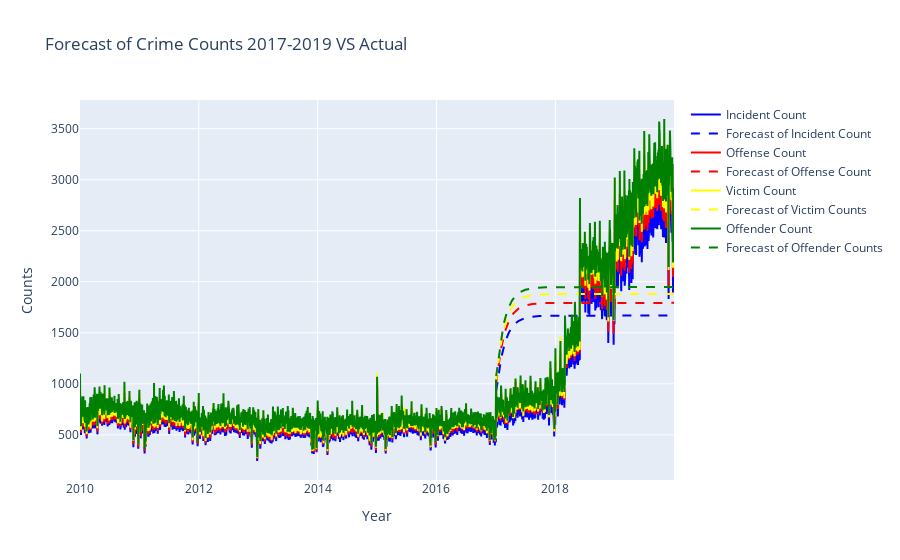

Write notebook code for a chart like this one.
### Code cell
# Graph object display of forecast vs actual
fig = go.Figure()

# Count of Incidents - orig and forecast
fig.add_trace(go.Scatter(x=daily_totals.index, y=daily_totals['Incident ID'], mode='lines', name="Incident Count", line={'color': 'blue'}))
fig.add_trace(go.Scatter(x=test.index, y=df_forecast['Incident ID'], mode='lines', name="Forecast of Incident Count", line={'dash': 'dash', 'color': 'blue'}))

# Count of Offenses - orig and forecast
fig.add_trace(go.Scatter(x=daily_totals.index, y=daily_totals['Offense ID'], mode='lines', name="Offense Count", line={'color': 'red'}))
fig.add_trace(go.Scatter(x=test.index, y=df_forecast['Offense ID'], mode='lines', name="Forecast of Offense Count", line={'dash': 'dash', 'color': 'red'}))

# Count of Victims - orig and forecast
fig.add_trace(go.Scatter(x=daily_totals.index, y=daily_totals['Victim ID'], mode='lines', name="Victim Count", line={'color': 'yellow'}))
fig.add_trace(go.Scatter(x=test.index, y=df_forecast['Victim ID'], mode='lines', name="Forecast of Victim Counts", line={'dash': 'dash', 'color': 'yellow'}))

# Count of Offenders - orig and forecast
fig.add_trace(go.Scatter(x=daily_totals.index, y=daily_totals['Offender ID'], mode='lines', name="Offender Count", line={'color': 'green'}))
fig.add_trace(go.Scatter(x=test.index, y=df_forecast['Offender ID'], mode='lines', name="Forecast of Offender Counts", line={'dash': 'dash', 'color': 'green'}))


fig.update_layout(
    yaxis_title="Counts", 
    xaxis_title="Year",
    legend_title="Actual Vs Predicted", 
    title="Forecast of Crime Counts 2017-2019 VS Actual"
)
fig.show()

### Figure 1 — Plotly figure (JSON) as saved in the notebook; plotly's stock layout.template omitted (floating-point values rounded to 4 significant figures; data arrays with more than 128 entries replaced by an {"elided": "..."} marker saying what was removed)
{"data": [{"line": {"color": "blue"}, "mode": "lines", "name": "Incident Count", "type": "scatter", "x": {"elided": "3652 str values"}, "y": {"elided": "3652 int values"}}, {"line": {"color": "blue", "dash": "dash"}, "mode": "lines", "name": "Forecast of Incident Count", "type": "scatter", "x": {"elided": "1094 str values"}, "y": {"elided": "1094 float values"}}, {"line": {"color": "red"}, "mode": "lines", "name": "Offense Count", "type": "scatter", "x": {"elided": "3652 str values"}, "y": {"elided": "3652 int values"}}, {"line": {"color": "red", "dash": "dash"}, "mode": "lines", "name": "Forecast of Offense Count", "type": "scatter", "x": {"elided": "1094 str values"}, "y": {"elided": "1094 float values"}}, {"line": {"color": "yellow"}, "mode": "lines", "name": "Victim Count", "type": "scatter", "x": {"elided": "3652 str values"}, "y": {"elided": "3652 int values"}}, {"line": {"color": "yellow", "dash": "dash"}, "mode": "lines", "name": "Forecast of Victim Counts", "type": "scatter", "x": {"elided": "1094 str values"}, "y": {"elided": "1094 float values"}}, {"line": {"color": "green"}, "mode": "lines", "name": "Offender Count", "type": "scatter", "x": {"elided": "3652 str values"}, "y": {"elided": "3652 int values"}}, {"line": {"color": "green", "dash": "dash"}, "mode": "lines", "name": "Forecast of Offender Counts", "type": "scatter", "x": {"elided": "1094 str values"}, "y": {"elided": "1094 float values"}}], "layout": {"legend": {"title": {"text": ""}}, "title": {"text": "Forecast of Crime Counts 2017-2019 VS Actual"}, "xaxis": {"title": {"text": "Year"}}, "yaxis": {"title": {"text": "Counts"}}}}
